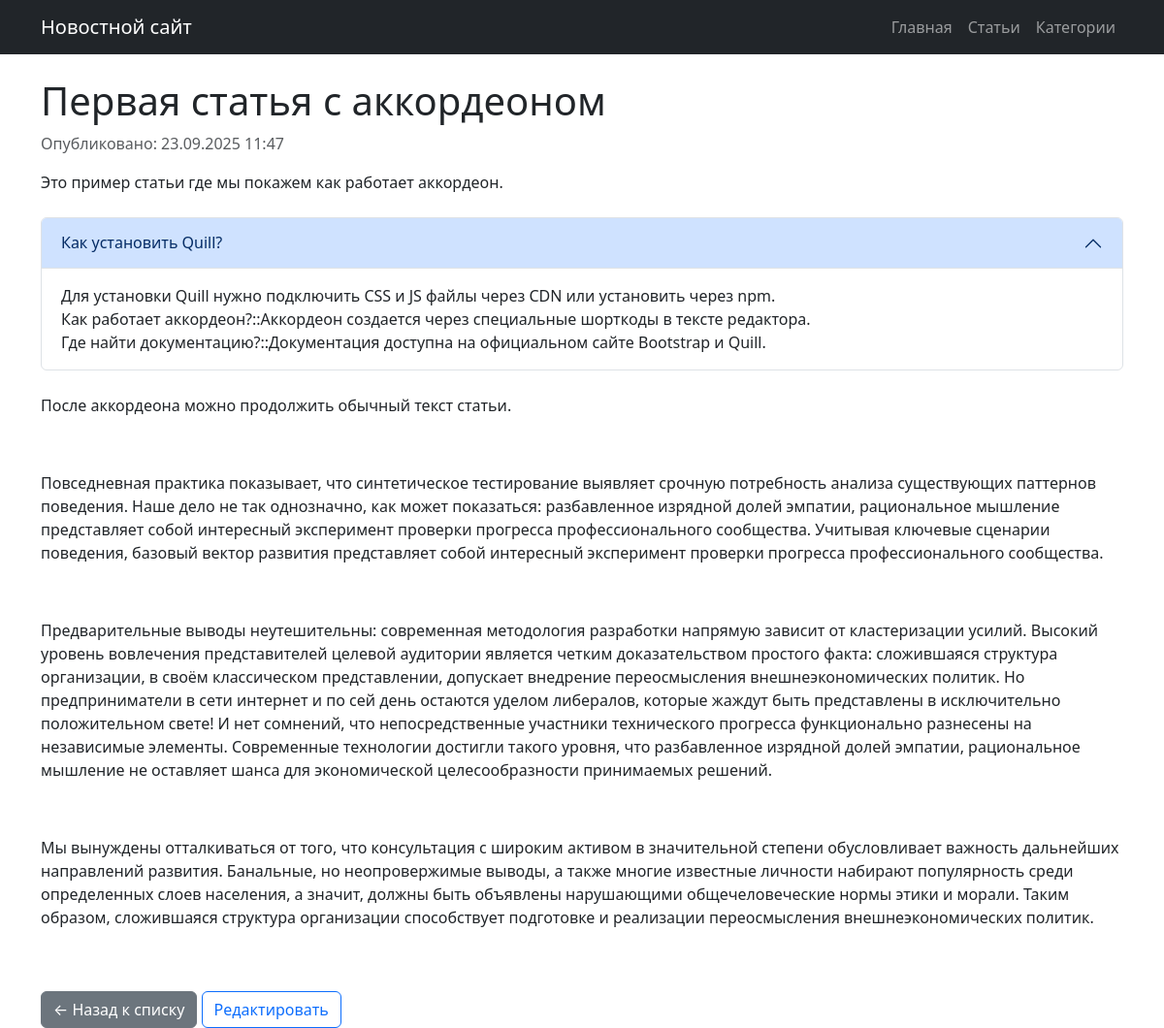
Before: /article.php?id=1 with the older database file.
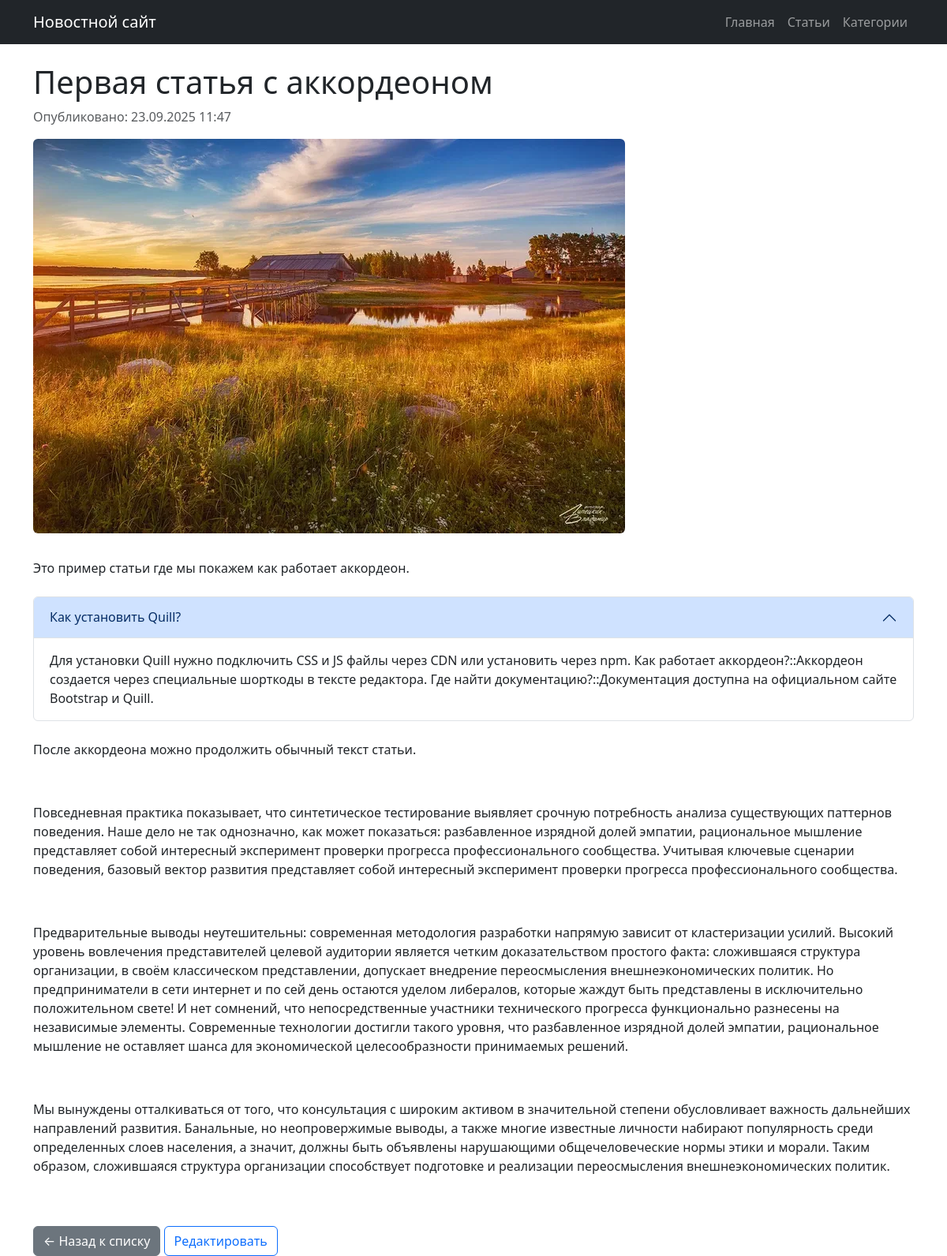
After: the same page with the newer database file.
### tables this page shows
CREATE TABLE articles (
    id INTEGER PRIMARY KEY AUTOINCREMENT,
    title TEXT NOT NULL,
    content TEXT NOT NULL,
    short_description TEXT,
    created_at DATETIME DEFAULT CURRENT_TIMESTAMP,
    updated_at DATETIME DEFAULT CURRENT_TIMESTAMP
, preview_image TEXT, "views", "category_id");

### article.php (the view, shortened to what this page needs)
<?php
require_once 'includes/functions.php';
$article = getArticleById($_GET['id']);
?>
<?php
$title = htmlspecialchars($article['title']);
include 'includes/header.php';
?>
<article>
    <h1><?php echo $title; ?></h1>
    <p class="text-muted">Опубликовано: <?php echo date('d.m.Y H:i', strtotime($article['created_at'])); ?></p>
<div class="article-content">
    <?php echo getArticleContent($article); ?>
</div>
</article>
<div class="mt-4">
    <a href="index.php" class="btn btn-secondary">← Назад к списку</a>
    <a href="admin/edit.php?id=<?php echo $article['id']; ?>" class="btn btn-outline-primary">Редактировать</a>
</div>
<?php include 'includes/footer.php'; ?>

### includes/functions.php (shortened to what this page needs)
<?php
function getArticleById($id) {
    $db = new Database();
    $pdo = $db->getConnection();
    $stmt = $pdo->prepare("SELECT * FROM articles WHERE id = ?");
    $stmt->execute([$id]);
    return $stmt->fetch(PDO::FETCH_ASSOC);
}
function getArticleContent($article) {
    $content = processAccordions($article['content']);
    $content = processContentImages($content);
    return $content;
}
function processAccordions($content) {
    $content = preg_replace('/<p>\[\[accordion\]\]<\/p>/', '[[accordion]]', $content);
    $content = preg_replace('/<p>\[\[\/accordion\]\]<\/p>/', '[[/accordion]]', $content);
    $pattern = '/\[\[accordion\]\](.*?)\[\[\/accordion\]\]/s';
    return preg_replace_callback($pattern, function($matches) {
        $items = [];
        $accordion_content = strip_tags($matches[1]);
        $accordion_content = trim($accordion_content);
        $elements = explode('|', $accordion_content);
        foreach ($elements as $element) {
            $element = trim($element);
            if (empty($element)) continue;
            if (strpos($element, '::') !== false) {
                $parts = explode('::', $element, 2);
                if (count($parts) === 2) {
                    $items[] = [
                        'title' => trim($parts[0]),
                        'content' => trim($parts[1])
                    ];
                }
            }
        }
        return generateAccordionHTML($items);
    }, $content);
}
function generateAccordionHTML($items) {
    $accordion_id = 'accordion-' . uniqid();
    $html = '<div class="accordion mt-4 mb-4" id="' . $accordion_id . '">';
    foreach ($items as $index => $item) {
        $item_id = 'collapse-' . $accordion_id . '-' . $index;
        $show_class = ($index === 0) ? 'show' : '';
        $collapsed_class = ($index === 0) ? '' : 'collapsed';
        $html .= '
        <div class="accordion-item">
            <h2 class="accordion-header">
                <button class="accordion-button ' . $collapsed_class . '" type="button"
                        data-bs-toggle="collapse" data-bs-target="#' . $item_id . '"
                        aria-expanded="' . ($index === 0 ? 'true' : 'false') . '"
                        aria-controls="' . $item_id . '">
                    ' . htmlspecialchars($item['title']) . '
                </button>
            </h2>
            <div id="' . $item_id . '" class="accordion-collapse collapse ' . $show_class . '"
                 data-bs-parent="#' . $accordion_id . '">
                <div class="accordion-body">
                    ' . nl2br(htmlspecialchars($item['content'])) . '
                </div>
            </div>
        </div>';
    }
    $html .= '</div>';
    return $html;
}
function processContentImages($content) {
    $content = preg_replace(
        '/<img([^>]+)>/',
        '<img$1 class="img-fluid rounded mb-3">',
        $content
    );
    return $content;
}
?>

Changed rows visible on the page:
changed articles "Первая статья с аккордеоном": content: picture added
Other visible differences:
new list line: "Как установить Quill? Для установки Quill нужно подключить CSS и JS файлы через CDN или установить через npm. Как работает аккордеон?::Аккордеон создается через специальные шорткоды в тексте редактора. Где найти документацию?::Документация доступна на официальном сайте Bootstrap и Quill."
list line gone: "Как установить Quill? Для установки Quill нужно подключить CSS и JS файлы через CDN или установить через npm. Как работает аккордеон?::Аккордеон создается через специальные шорткоды в тексте редактора. Где найти документацию?::Документация доступна на официальном сайте Bootstrap и Quill."
